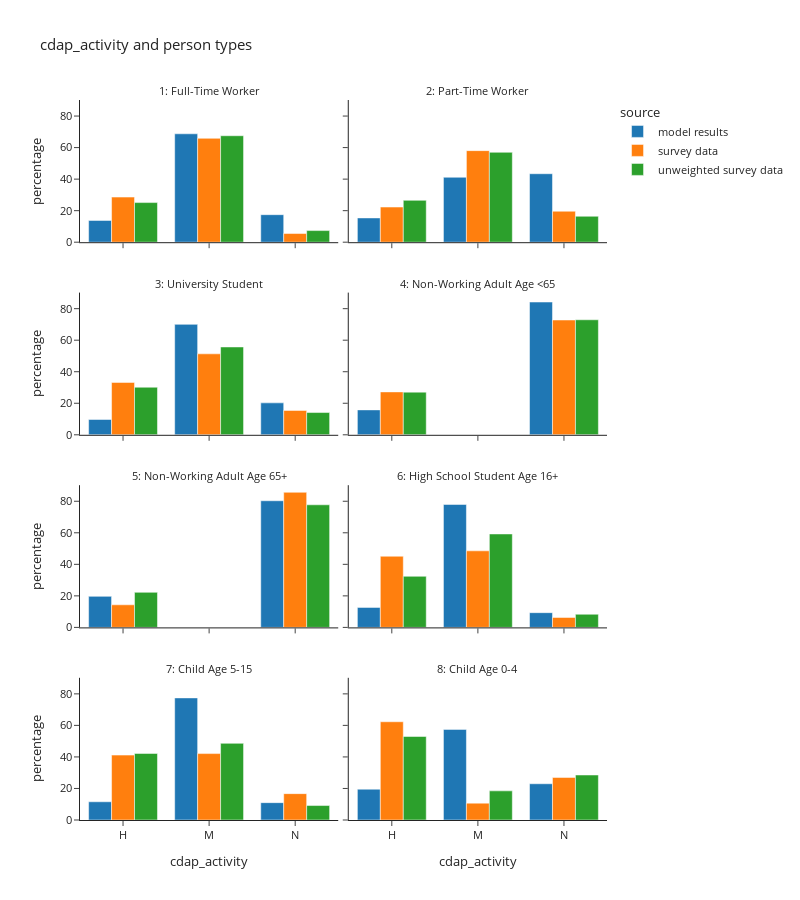

Notebook code for this chart:
### Markdown cell above
# CDAP activity by person type

### Code cell
df_plot = per_data.groupby(['source','ptype_des','cdap_activity'])['hh_weight_2017_2019'].sum().reset_index()
df_plot['percentage'] = df_plot.groupby(['source','ptype_des'], group_keys=False)['hh_weight_2017_2019'].\
    apply(lambda x: 100 * x / float(x.sum()))

fig = px.bar(df_plot, x="cdap_activity", y="percentage", color="source",barmode="group",
                facet_col="ptype_des", facet_col_wrap=2, template="simple_white",
                title="cdap_activity and person types")
fig.for_each_annotation(lambda a: a.update(text = a.text.split("=")[-1]))
fig.update_layout(height=900, width=800, font=dict(size=11))
fig.show()

### Figure 1 — Plotly figure (JSON) as saved in the notebook; plotly's stock layout.template omitted (floating-point values rounded to 4 significant figures)
{"data": [{"alignmentgroup": "True", "hovertemplate": "source=model results<br>ptype_des=1: Full-Time Worker<br>cdap_activity=%{x}<br>percentage=%{y}<extra></extra>", "legendgroup": "model results", "marker": {"color": "#1F77B4", "pattern": {"shape": ""}}, "name": "model results", "offsetgroup": "model results", "orientation": "v", "showlegend": true, "textposition": "auto", "type": "bar", "x": ["H", "M", "N"], "xaxis": "x7", "y": [13.8, 68.75, 17.45], "yaxis": "y7"}, {"alignmentgroup": "True", "hovertemplate": "source=model results<br>ptype_des=2: Part-Time Worker<br>cdap_activity=%{x}<br>percentage=%{y}<extra></extra>", "legendgroup": "model results", "marker": {"color": "#1F77B4", "pattern": {"shape": ""}}, "name": "model results", "offsetgroup": "model results", "orientation": "v", "showlegend": false, "textposition": "auto", "type": "bar", "x": ["H", "M", "N"], "xaxis": "x8", "y": [15.39, 41.18, 43.43], "yaxis": "y8"}, {"alignmentgroup": "True", "hovertemplate": "source=model results<br>ptype_des=3: University Student<br>cdap_activity=%{x}<br>percentage=%{y}<extra></extra>", "legendgroup": "model results", "marker": {"color": "#1F77B4", "pattern": {"shape": ""}}, "name": "model results", "offsetgroup": "model results", "orientation": "v", "showlegend": false, "textposition": "auto", "type": "bar", "x": ["H", "M", "N"], "xaxis": "x5", "y": [9.71, 70.04, 20.25], "yaxis": "y5"}, {"alignmentgroup": "True", "hovertemplate": "source=model results<br>ptype_des=4: Non-Working Adult Age <65<br>cdap_activity=%{x}<br>percentage=%{y}<extra></extra>", "legendgroup": "model results", "marker": {"color": "#1F77B4", "pattern": {"shape": ""}}, "name": "model results", "offsetgroup": "model results", "orientation": "v", "showlegend": false, "textposition": "auto", "type": "bar", "x": ["H", "N"], "xaxis": "x6", "y": [15.8, 84.2], "yaxis": "y6"}, {"alignmentgroup": "True", "hovertemplate": "source=model results<br>ptype_des=5: Non-Working Adult Age 65+<br>cdap_activity=%{x}<br>percentage=%{y}<extra></extra>", "legendgroup": "model results", "marker": {"color": "#1F77B4", "pattern": {"shape": ""}}, "name": "model results", "offsetgroup": "model results", "orientation": "v", "showlegend": false, "textposition": "auto", "type": "bar", "x": ["H", "N"], "xaxis": "x3", "y": [19.68, 80.32], "yaxis": "y3"}, {"alignmentgroup": "True", "hovertemplate": "source=model results<br>ptype_des=6: High School Student Age 16+<br>cdap_activity=%{x}<br>percentage=%{y}<extra></extra>", "legendgroup": "model results", "marker": {"color": "#1F77B4", "pattern": {"shape": ""}}, "name": "model results", "offsetgroup": "model results", "orientation": "v", "showlegend": false, "textposition": "auto", "type": "bar", "x": ["H", "M", "N"], "xaxis": "x4", "y": [12.68, 77.97, 9.346], "yaxis": "y4"}, {"alignmentgroup": "True", "hovertemplate": "source=model results<br>ptype_des=7: Child Age 5-15<br>cdap_activity=%{x}<br>percentage=%{y}<extra></extra>", "legendgroup": "model results", "marker": {"color": "#1F77B4", "pattern": {"shape": ""}}, "name": "model results", "offsetgroup": "model results", "orientation": "v", "showlegend": false, "textposition": "auto", "type": "bar", "x": ["H", "M", "N"], "xaxis": "x", "y": [11.56, 77.44, 11.01], "yaxis": "y"}, {"alignmentgroup": "True", "hovertemplate": "source=model results<br>ptype_des=8: Child Age 0-4<br>cdap_activity=%{x}<br>percentage=%{y}<extra></extra>", "legendgroup": "model results", "marker": {"color": "#1F77B4", "pattern": {"shape": ""}}, "name": "model results", "offsetgroup": "model results", "orientation": "v", "showlegend": false, "textposition": "auto", "type": "bar", "x": ["H", "M", "N"], "xaxis": "x2", "y": [19.54, 57.47, 22.99], "yaxis": "y2"}, {"alignmentgroup": "True", "hovertemplate": "source=survey data<br>ptype_des=1: Full-Time Worker<br>cdap_activity=%{x}<br>percentage=%{y}<extra></extra>", "legendgroup": "survey data", "marker": {"color": "#FF7F0E", "pattern": {"shape": ""}}, "name": "survey data", "offsetgroup": "survey data", "orientation": "v", "showlegend": true, "textposition": "auto", "type": "bar", "x": ["H", "M", "N"], "xaxis": "x7", "y": [28.61, 65.88, 5.506], "yaxis": "y7"}, {"alignmentgroup": "True", "hovertemplate": "source=survey data<br>ptype_des=2: Part-Time Worker<br>cdap_activity=%{x}<br>percentage=%{y}<extra></extra>", "legendgroup": "survey data", "marker": {"color": "#FF7F0E", "pattern": {"shape": ""}}, "name": "survey data", "offsetgroup": "survey data", "orientation": "v", "showlegend": false, "textposition": "auto", "type": "bar", "x": ["H", "M", "N"], "xaxis": "x8", "y": [22.29, 58.08, 19.63], "yaxis": "y8"}, {"alignmentgroup": "True", "hovertemplate": "source=survey data<br>ptype_des=3: University Student<br>cdap_activity=%{x}<br>percentage=%{y}<extra></extra>", "legendgroup": "survey data", "marker": {"color": "#FF7F0E", "pattern": {"shape": ""}}, "name": "survey data", "offsetgroup": "survey data", "orientation": "v", "showlegend": false, "textposition": "auto", "type": "bar", "x": ["H", "M", "N"], "xaxis": "x5", "y": [33.21, 51.34, 15.44], "yaxis": "y5"}, {"alignmentgroup": "True", "hovertemplate": "source=survey data<br>ptype_des=4: Non-Working Adult Age <65<br>cdap_activity=%{x}<br>percentage=%{y}<extra></extra>", "legendgroup": "survey data", "marker": {"color": "#FF7F0E", "pattern": {"shape": ""}}, "name": "survey data", "offsetgroup": "survey data", "orientation": "v", "showlegend": false, "textposition": "auto", "type": "bar", "x": ["H", "N"], "xaxis": "x6", "y": [27.21, 72.79], "yaxis": "y6"}, {"alignmentgroup": "True", "hovertemplate": "source=survey data<br>ptype_des=5: Non-Working Adult Age 65+<br>cdap_activity=%{x}<br>percentage=%{y}<extra></extra>", "legendgroup": "survey data", "marker": {"color": "#FF7F0E", "pattern": {"shape": ""}}, "name": "survey data", "offsetgroup": "survey data", "orientation": "v", "showlegend": false, "textposition": "auto", "type": "bar", "x": ["H", "N"], "xaxis": "x3", "y": [14.33, 85.67], "yaxis": "y3"}, {"alignmentgroup": "True", "hovertemplate": "source=survey data<br>ptype_des=6: High School Student Age 16+<br>cdap_activity=%{x}<br>percentage=%{y}<extra></extra>", "legendgroup": "survey data", "marker": {"color": "#FF7F0E", "pattern": {"shape": ""}}, "name": "survey data", "offsetgroup": "survey data", "orientation": "v", "showlegend": false, "textposition": "auto", "type": "bar", "x": ["H", "M", "N"], "xaxis": "x4", "y": [45.13, 48.55, 6.319], "yaxis": "y4"}, {"alignmentgroup": "True", "hovertemplate": "source=survey data<br>ptype_des=7: Child Age 5-15<br>cdap_activity=%{x}<br>percentage=%{y}<extra></extra>", "legendgroup": "survey data", "marker": {"color": "#FF7F0E", "pattern": {"shape": ""}}, "name": "survey data", "offsetgroup": "survey data", "orientation": "v", "showlegend": false, "textposition": "auto", "type": "bar", "x": ["H", "M", "N"], "xaxis": "x", "y": [41.16, 42.12, 16.72], "yaxis": "y"}, {"alignmentgroup": "True", "hovertemplate": "source=survey data<br>ptype_des=8: Child Age 0-4<br>cdap_activity=%{x}<br>percentage=%{y}<extra></extra>", "legendgroup": "survey data", "marker": {"color": "#FF7F0E", "pattern": {"shape": ""}}, "name": "survey data", "offsetgroup": "survey data", "orientation": "v", "showlegend": false, "textposition": "auto", "type": "bar", "x": ["H", "M", "N"], "xaxis": "x2", "y": [62.31, 10.7, 27.0], "yaxis": "y2"}, {"alignmentgroup": "True", "hovertemplate": "source=unweighted survey data<br>ptype_des=1: Full-Time Worker<br>cdap_activity=%{x}<br>percentage=%{y}<extra></extra>", "legendgroup": "unweighted survey data", "marker": {"color": "#2CA02C", "pattern": {"shape": ""}}, "name": "unweighted survey data", "offsetgroup": "unweighted survey data", "orientation": "v", "showlegend": true, "textposition": "auto", "type": "bar", "x": ["H", "M", "N"], "xaxis": "x7", "y": [25.12, 67.52, 7.36], "yaxis": "y7"}, {"alignmentgroup": "True", "hovertemplate": "source=unweighted survey data<br>ptype_des=2: Part-Time Worker<br>cdap_activity=%{x}<br>percentage=%{y}<extra></extra>", "legendgroup": "unweighted survey data", "marker": {"color": "#2CA02C", "pattern": {"shape": ""}}, "name": "unweighted survey data", "offsetgroup": "unweighted survey data", "orientation": "v", "showlegend": false, "textposition": "auto", "type": "bar", "x": ["H", "M", "N"], "xaxis": "x8", "y": [26.55, 57.01, 16.44], "yaxis": "y8"}, {"alignmentgroup": "True", "hovertemplate": "source=unweighted survey data<br>ptype_des=3: University Student<br>cdap_activity=%{x}<br>percentage=%{y}<extra></extra>", "legendgroup": "unweighted survey data", "marker": {"color": "#2CA02C", "pattern": {"shape": ""}}, "name": "unweighted survey data", "offsetgroup": "unweighted survey data", "orientation": "v", "showlegend": false, "textposition": "auto", "type": "bar", "x": ["H", "M", "N"], "xaxis": "x5", "y": [30.17, 55.71, 14.12], "yaxis": "y5"}, {"alignmentgroup": "True", "hovertemplate": "source=unweighted survey data<br>ptype_des=4: Non-Working Adult Age <65<br>cdap_activity=%{x}<br>percentage=%{y}<extra></extra>", "legendgroup": "unweighted survey data", "marker": {"color": "#2CA02C", "pattern": {"shape": ""}}, "name": "unweighted survey data", "offsetgroup": "unweighted survey data", "orientation": "v", "showlegend": false, "textposition": "auto", "type": "bar", "x": ["H", "N"], "xaxis": "x6", "y": [27.05, 72.95], "yaxis": "y6"}, {"alignmentgroup": "True", "hovertemplate": "source=unweighted survey data<br>ptype_des=5: Non-Working Adult Age 65+<br>cdap_activity=%{x}<br>percentage=%{y}<extra></extra>", "legendgroup": "unweighted survey data", "marker": {"color": "#2CA02C", "pattern": {"shape": ""}}, "name": "unweighted survey data", "offsetgroup": "unweighted survey data", "orientation": "v", "showlegend": false, "textposition": "auto", "type": "bar", "x": ["H", "N"], "xaxis": "x3", "y": [22.24, 77.76], "yaxis": "y3"}, {"alignmentgroup": "True", "hovertemplate": "source=unweighted survey data<br>ptype_des=6: High School Student Age 16+<br>cdap_activity=%{x}<br>percentage=%{y}<extra></extra>", "legendgroup": "unweighted survey data", "marker": {"color": "#2CA02C", "pattern": {"shape": ""}}, "name": "unweighted survey data", "offsetgroup": "unweighted survey data", "orientation": "v", "showlegend": false, "textposition": "auto", "type": "bar", "x": ["H", "M", "N"], "xaxis": "x4", "y": [32.41, 59.26, 8.333], "yaxis": "y4"}, {"alignmentgroup": "True", "hovertemplate": "source=unweighted survey data<br>ptype_des=7: Child Age 5-15<br>cdap_activity=%{x}<br>percentage=%{y}<extra></extra>", "legendgroup": "unweighted survey data", "marker": {"color": "#2CA02C", "pattern": {"shape": ""}}, "name": "unweighted survey data", "offsetgroup": "unweighted survey data", "orientation": "v", "showlegend": false, "textposition": "auto", "type": "bar", "x": ["H", "M", "N"], "xaxis": "x", "y": [42.21, 48.62, 9.17], "yaxis": "y"}, {"alignmentgroup": "True", "hovertemplate": "source=unweighted survey data<br>ptype_des=8: Child Age 0-4<br>cdap_activity=%{x}<br>percentage=%{y}<extra></extra>", "legendgroup": "unweighted survey data", "marker": {"color": "#2CA02C", "pattern": {"shape": ""}}, "name": "unweighted survey data", "offsetgroup": "unweighted survey data", "orientation": "v", "showlegend": false, "textposition": "auto", "type": "bar", "x": ["H", "M", "N"], "xaxis": "x2", "y": [52.98, 18.48, 28.54], "yaxis": "y2"}], "layout": {"annotations": [{"font": {}, "showarrow": false, "text": "7: Child Age 5-15", "x": 0.245, "xanchor": "center", "xref": "paper", "y": 0.1975, "yanchor": "bottom", "yref": "paper"}, {"font": {}, "showarrow": false, "text": "8: Child Age 0-4", "x": 0.755, "xanchor": "center", "xref": "paper", "y": 0.1975, "yanchor": "bottom", "yref": "paper"}, {"font": {}, "showarrow": false, "text": "5: Non-Working Adult Age 65+", "x": 0.245, "xanchor": "center", "xref": "paper", "y": 0.465, "yanchor": "bottom", "yref": "paper"}, {"font": {}, "showarrow": false, "text": "6: High School Student Age 16+", "x": 0.755, "xanchor": "center", "xref": "paper", "y": 0.465, "yanchor": "bottom", "yref": "paper"}, {"font": {}, "showarrow": false, "text": "3: University Student", "x": 0.245, "xanchor": "center", "xref": "paper", "y": 0.7325, "yanchor": "bottom", "yref": "paper"}, {"font": {}, "showarrow": false, "text": "4: Non-Working Adult Age <65", "x": 0.755, "xanchor": "center", "xref": "paper", "y": 0.7325, "yanchor": "bottom", "yref": "paper"}, {"font": {}, "showarrow": false, "text": "1: Full-Time Worker", "x": 0.245, "xanchor": "center", "xref": "paper", "y": 1.0, "yanchor": "bottom", "yref": "paper"}, {"font": {}, "showarrow": false, "text": "2: Part-Time Worker", "x": 0.755, "xanchor": "center", "xref": "paper", "y": 1.0, "yanchor": "bottom", "yref": "paper"}], "barmode": "group", "font": {"size": 11}, "height": 900, "legend": {"title": {"text": "source"}, "tracegroupgap": 0}, "title": {"text": "cdap_activity and person types"}, "width": 800, "xaxis": {"anchor": "y", "domain": [0.0, 0.49], "title": {"text": "cdap_activity"}}, "xaxis2": {"anchor": "y2", "domain": [0.51, 1.0], "matches": "x", "title": {"text": "cdap_activity"}}, "xaxis3": {"anchor": "y3", "domain": [0.0, 0.49], "matches": "x", "showticklabels": false}, "xaxis4": {"anchor": "y4", "domain": [0.51, 1.0], "matches": "x", "showticklabels": false}, "xaxis5": {"anchor": "y5", "domain": [0.0, 0.49], "matches": "x", "showticklabels": false}, "xaxis6": {"anchor": "y6", "domain": [0.51, 1.0], "matches": "x", "showticklabels": false}, "xaxis7": {"anchor": "y7", "domain": [0.0, 0.49], "matches": "x", "showticklabels": false}, "xaxis8": {"anchor": "y8", "domain": [0.51, 1.0], "matches": "x", "showticklabels": false}, "yaxis": {"anchor": "x", "domain": [0.0, 0.1975], "title": {"text": "percentage"}}, "yaxis2": {"anchor": "x2", "domain": [0.0, 0.1975], "matches": "y", "showticklabels": false}, "yaxis3": {"anchor": "x3", "domain": [0.2675, 0.465], "matches": "y", "title": {"text": "percentage"}}, "yaxis4": {"anchor": "x4", "domain": [0.2675, 0.465], "matches": "y", "showticklabels": false}, "yaxis5": {"anchor": "x5", "domain": [0.535, 0.7325], "matches": "y", "title": {"text": "percentage"}}, "yaxis6": {"anchor": "x6", "domain": [0.535, 0.7325], "matches": "y", "showticklabels": false}, "yaxis7": {"anchor": "x7", "domain": [0.8025, 1.0], "matches": "y", "title": {"text": "percentage"}}, "yaxis8": {"anchor": "x8", "domain": [0.8025, 1.0], "matches": "y", "showticklabels": false}}}
